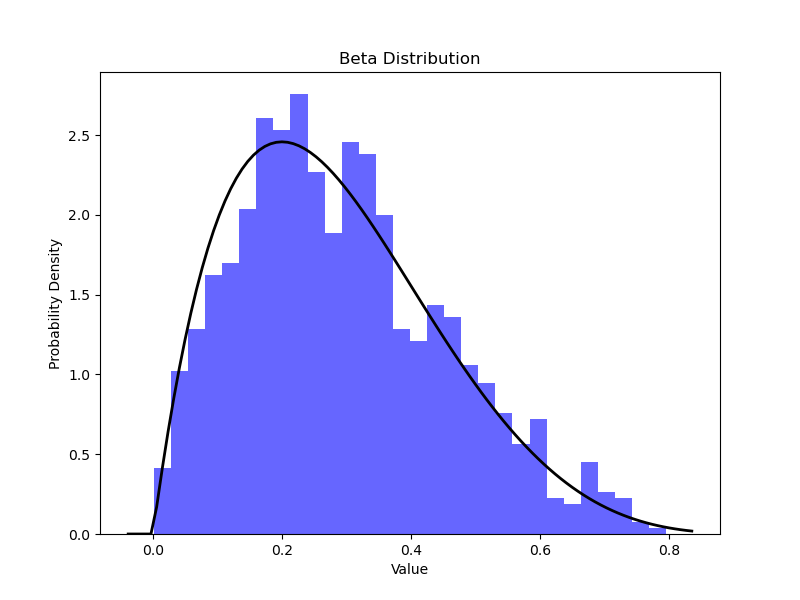

Write Python code to recreate this figure.
import numpy as np
import matplotlib.pyplot as plt
from scipy.stats import beta

# 베타 분포의 모수 설정
a = 2.0
b = 5.0
num_samples = 1000

# 베타 분포에서 샘플 생성
beta_data = beta.rvs(a, b, size=num_samples)

# 베타 분포 데이터 시각화
plt.figure(figsize=(8, 6))
plt.hist(beta_data, bins=30, density=True, alpha=0.6, color='b')

# 베타 분포의 이론적 밀도 함수 그리기
xmin, xmax = plt.xlim()
x = np.linspace(xmin, xmax, 100)
p = beta.pdf(x, a, b)
plt.plot(x, p, 'k', linewidth=2)
plt.title('Beta Distribution')
plt.xlabel('Value')
plt.ylabel('Probability Density')
plt.show()
